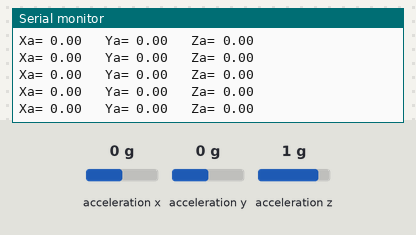
Recording of a sketch running on a simulated Arduino Uno, built with avr-gcc and run on an emulated ATmega328P. Shown: the last lines printed to the serial monitor. Wiring (inferred from the names in the program): ADXL345 accelerometer at I2C address 0x53. The test bench sets the inputs (shaded band); at power-on: acceleration x 0 g, acceleration y 0 g, acceleration z 1 g.

Above: at 11.1 s.
11.2 s: acceleration x set to -1.4 g
At 11.8 s:
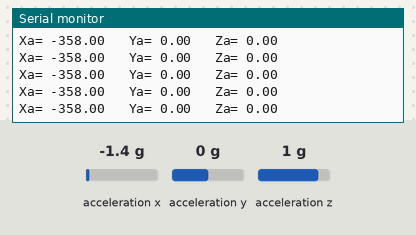
14.2 s: acceleration y set to -1.4 g
At 14.8 s:
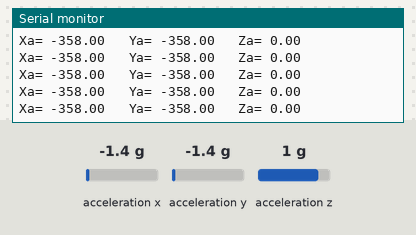
17.2 s: acceleration z set to 1.4 g
At 17.36 s:
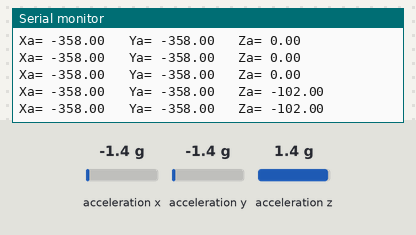
Timing chart, 0 to 20.2 s (numbered marks = the images above; inputs shaded):
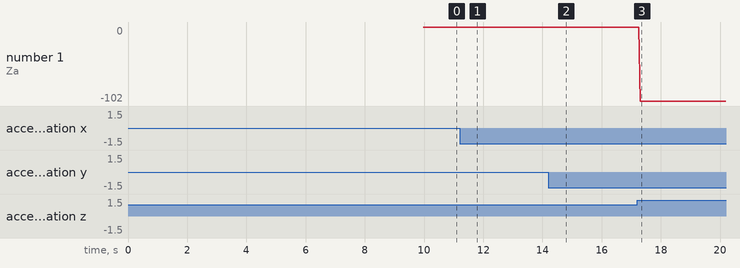

The sketch:

accelerometer_test.ino
```cpp
#include <Wire.h>  // Wire library - used for I2C communication

int ADXL345 = 0x53; // The ADXL345 sensor I2C address

float X_out, Y_out, Z_out;  // Outputs
float roll,pitch,rollF,pitchF=0;
float xsum=0, ysum=0, zsum=0;
int calib_loops=5000;

void setup() {
  Serial.begin(9600); // Initiate serial communication for printing the results on the Serial monitor

  Wire.begin(); // Initiate the Wire library
  // Set ADXL345 in measuring mode
  Wire.beginTransmission(ADXL345); // Start communicating with the device
  Wire.write(0x2D); // Access/ talk to POWER_CTL Register - 0x2D
  // Enable measurement
  Wire.write(8); // Bit D3 High for measuring enable (8dec -> 0000 1000 binary)
  Wire.endTransmission();
  delay(10);

  int i;
  i=calib_loops;
  while(i--){
    Wire.beginTransmission(ADXL345);
    Wire.write(0x32); // Start with register 0x32 (ACCEL_XOUT_H)
    Wire.endTransmission(false);
    Wire.requestFrom(ADXL345, 6, true); // Read 6 registers total, each axis value is stored in 2 registers
    xsum += ( Wire.read() | Wire.read() << 8); // X-axis value
    // X_out = X_out / 256; //For a range of +-2g, we need to divide the raw values by 256, according to the datasheet
    ysum += ( Wire.read() | Wire.read() << 8); // Y-axis value
    // Y_out = Y_out / 256;
    zsum += ( Wire.read() | Wire.read() << 8); // Z-axis value
    // Z_out = Z_out / 256;
  }


  int xcalib = -(xsum/(calib_loops*4)), ycalib = -(ysum/(calib_loops*4)), zcalib = -((zsum/calib_loops)-256)/4 ;
  Serial.print("XC= ");
  Serial.print(xcalib);
  Serial.print("   YC= ");
  Serial.print(ycalib);
  Serial.print("   ZC= ");
  Serial.println(zcalib);

  delay(5000);
  //Off-set Calibration
  //X-axis
  Wire.beginTransmission(ADXL345);
  Wire.write(0x1E);
  Wire.write(xcalib);
  Wire.endTransmission();
  delay(10);
  //Y-axis
  Wire.beginTransmission(ADXL345);
  Wire.write(0x1F);
  Wire.write(ycalib);
  Wire.endTransmission();
  delay(10);
  //Z-axis
  Wire.beginTransmission(ADXL345);
  Wire.write(0x20);
  Wire.write(zcalib);
  Wire.endTransmission();
  delay(10);
}

void loop() {
  // === Read acceleromter data === //
  Wire.beginTransmission(ADXL345);
  Wire.write(0x32); // Start with register 0x32 (ACCEL_XOUT_H)
  Wire.endTransmission(false);
  Wire.requestFrom(ADXL345, 6, true); // Read 6 registers total, each axis value is stored in 2 registers
  X_out = ( Wire.read() | Wire.read() << 8); // X-axis value
  Y_out = ( Wire.read() | Wire.read() << 8); // Y-axis value
  Z_out = ( Wire.read() | Wire.read() << 8); // Z-axis value

  // X_out = X_out / 256; //For a range of +-2g, we need to divide the raw values by 256, according to the datasheet
  // Y_out = Y_out / 256;
  // Z_out = Z_out / 256;

  Serial.print("Xa= ");
  Serial.print(X_out);
  Serial.print("   Ya= ");
  Serial.print(Y_out);
  Serial.print("   Za= ");
  Serial.println(256 - Z_out);

  // Calculate Roll and Pitch (rotation around X-axis, rotation around Y-axis)
  // roll = atan(Y_out / sqrt(pow(X_out, 2) + pow(Z_out, 2))) * 180 / PI;
  // pitch = atan(-1 * X_out / sqrt(pow(Y_out, 2) + pow(Z_out, 2))) * 180 / PI;

  // Low-pass filter
  // rollF = 0.94 * rollF + 0.06 * roll;
  // pitchF = 0.94 * pitchF + 0.06 * pitch;

  // Serial.print(rollF);
  // Serial.print("/");
  // Serial.println(pitchF);
}
```

Measured:
- after the input at 11.2 s, the serial monitor: prints a new line after 0.07 s (image 1)
- after the input at 14.2 s, the serial monitor: prints a new line after 0.09 s (image 2)
- after the input at 17.2 s, the serial monitor: prints a new line after 0.10 s (image 3)
- plotted number 1: 0 → -10 after the input at 17.2 s
